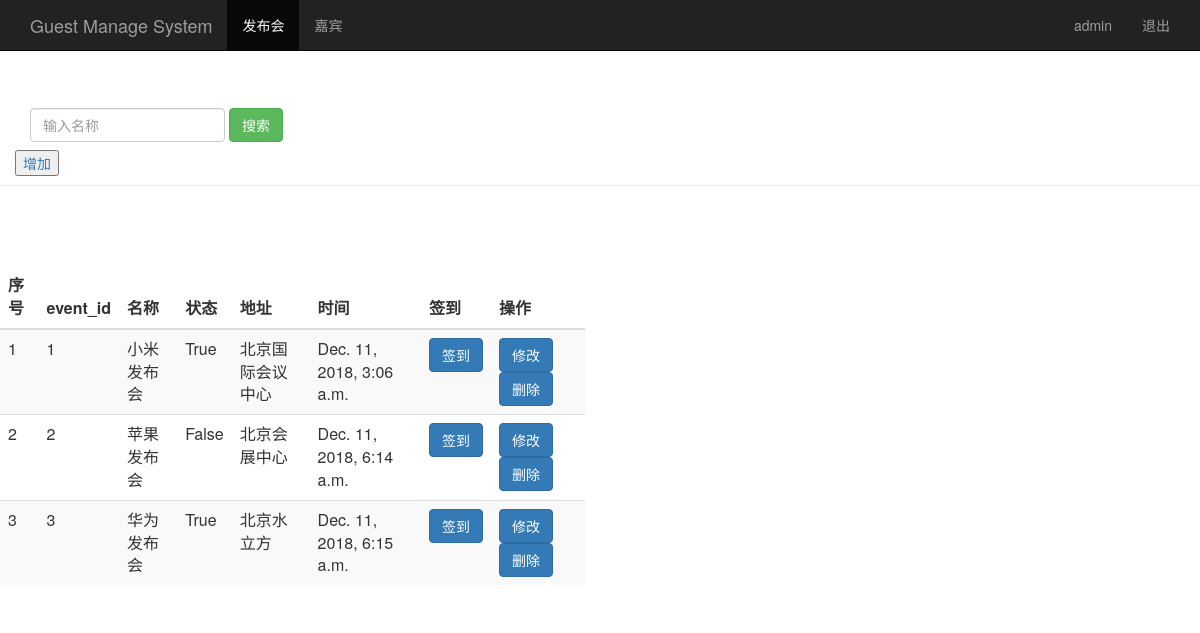
The app's page /event_manage/ (signed in), older data.
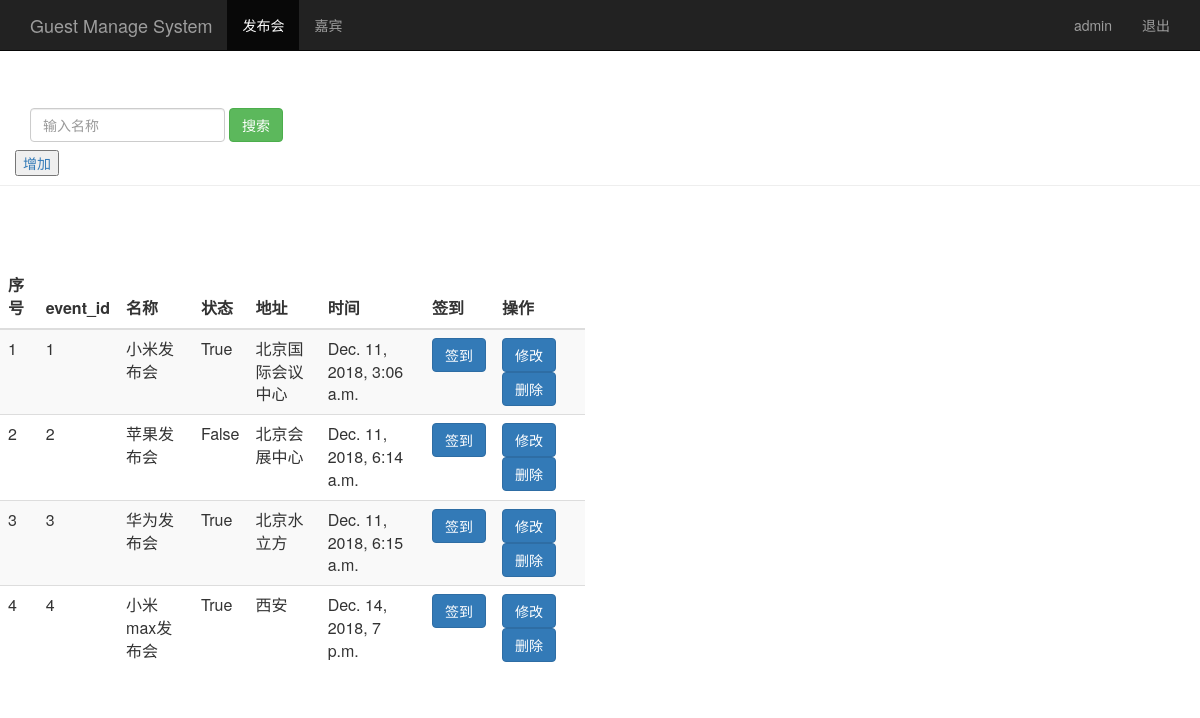
The same page, newer data.
### sign/models.py (models this page shows, shortened)
class Event(models.Model):
    name = models.CharField(max_length=100)
    limit = models.IntegerField()
    status = models.BooleanField()
    address = models.CharField(max_length=200)
    start_time = models.DateTimeField()
    creat_time = models.DateTimeField(auto_now=True)

### sign/views.py (the view)
# urls.py: url(r'^event_manage/$',views.event_manage),
@login_required  # 只能通过登录进到event_manage.html里
def event_manage(request):
    event_list = Event.objects.all()
    username = request.session.get('user','')
    return render(request,'event_manage.html',{'user':username,'event_list':event_list})

### sign/templates/event_manage.html (shortened to what this page needs)
<html lang="zh-CN">
    <head>
        {% load bootstrap3 %}
        {% bootstrap_css %}
    </head>
    <body role="document">
        <nav class="navbar navbar-inverse navbar-fixed-top">
            <div class="container">
                <div class="navbar-header">
                    <a class="navbar-brand" href="/event_manage/">Guest Manage System</a>
                </div>
                <div id="navbar" class="collapse navbar-collapse">
                    <ul class="nav navbar-nav">
                        <li class="active"><a href="/event_manage/">发布会</a></li>
                        <li><a href="/guest_manage/">嘉宾</a></li>
                    </ul>
                    <ul class="nav navbar-nav navbar-right">
                        <li><a href="#">{{user}}</a></li>
                        <li><a href="/logout/">退出</a></li>
                    </ul>
                </div>
            </div>
        </nav>
        <div style="padding-top:60px;" class="page-header">
            <div id="navbar" class="navbar-collapse collapse">
                <form class="navbar-form" method="get" action="/search_name/">
                    <div class="form-group">
                            <input name="name" type="text" placeholder="输入名称" class="form-control">
                    </div>
                    <button type="submit" class="btn btn-success">搜索</button>
                </form>
                <button><a href="/add_event/" target="/add_event/_blank">增加</a></button>
            </div>
        </div>
        <div class="row" style="padding-top: 60px;">
            <div class="col-md-6">
                <table class="table table-striped">
                    <thead>
                        <tr>
                            <th>序号</th><th>event_id</th><th>名称</th><th>状态</th><th>地址</th><th>时间</th><th>签到</th><th>操作</th>
                        </tr>
                    </thead>
                    <tbody>
                        {% for event in event_list %}
                          <tr>
                              <td>{{ forloop.counter }}</td>
                              <td>{{ event.id }}</td>
                              <td>{{ event.name }}</td>
                              <td>{{ event.status }}</td>
                              <td>{{ event.address }}</td>
                              <td>{{ event.start_time }}</td>
                              <td>
                                  <a href="/sign_index/{{ event.id }}" target="{{ event.id }}_blank"><button class="btn btn-primary">签到</button></a>
                              </td>
                              <td>
                                <a href="/change_event/{{ event.id }}" target="{{ event.id }}_blank"><button class="btn btn-primary">修改</button></a>
                                <a href="/del_event/?id={{ event.id }}" ><button class="btn btn-primary">删除</button></a>
                              </td>
                              {% empty %}
                              <td>暂无发布会内容</td>
                          </tr>
                        {% endfor %}
                    </tbody>
                </table>
            </div>
        </div>
    </body>
</html>

Row changes from the older to the newer data that the page shows:
added Event: id "4", name "小米max发布会", status "True", address "西安", start_time "Dec. 14, 2018, 7 p.m."
